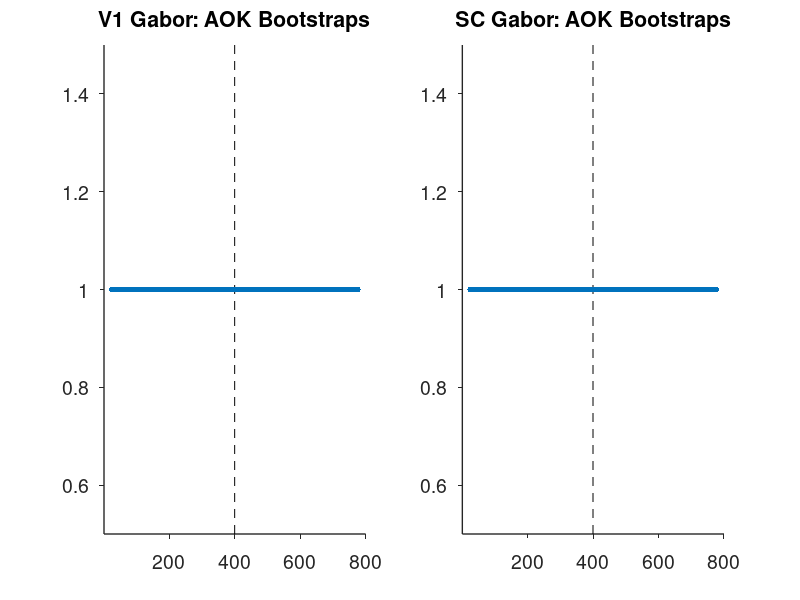

The MATLAB script that drew this image:
% Use After running areaOverKernel_GrandAv_OFFSET_iter which bootstraps across
% each time bin to compute the AOK distribution. 
% This script checks which bins were significant to plot 
% line of significant AOKs

% Because it's a rolling 25 ms window, I didn't test 25 ms at the beginning 
% and end so we can set those to nans 

% First 25 untested bins
% V1 Data
v1p_off(1,1:25) = nan;
% SC Data
scp_off(1,1:25) = nan;

% last 25 bins
% V1 Data
v1p_off(1,776:800) = nan;
% SC Data
scp_off(1,776:800) = nan;

%% Convert Vectors to T/F
% Convert to Logical
v1_sig = v1p_off < 0.001;
sc_sig = scp_off < 0.001;

%% Histograms

% Time Series
bins = 1:1:800;

% Figure
figure('Units', 'inches', 'Position', [3, 1, 8, 5]);

subplot(1,2,1);
hold on;
plot([400 400], [0.5 1.5], 'Color', 'k', 'LineStyle', '--', 'LineWidth',0.5);
scatter(bins,v1_sig, 20, "red", "filled");
title('V1 Gabor: AOK Bootstraps');
box off;
set(gca, 'TickDir', 'out');
set(gca, 'FontSize', 14);
set(gca, 'LineWidth', 1);
xlim([1 800]);
ylim([0.5 1.5]);
hold off;

subplot(1,2,2);
hold on;
plot([400 400], [0.5 1.5], 'Color', 'k', 'LineStyle', '--', 'LineWidth',0.5);
scatter(bins,sc_sig, 20, "red", "filled");
title('SC Gabor: AOK Bootstraps');
box off;
set(gca, 'TickDir', 'out');
set(gca, 'FontSize', 14);
set(gca, 'LineWidth', 1);
xlim([1 800]);
ylim([0.5 1.5]);
hold off;






